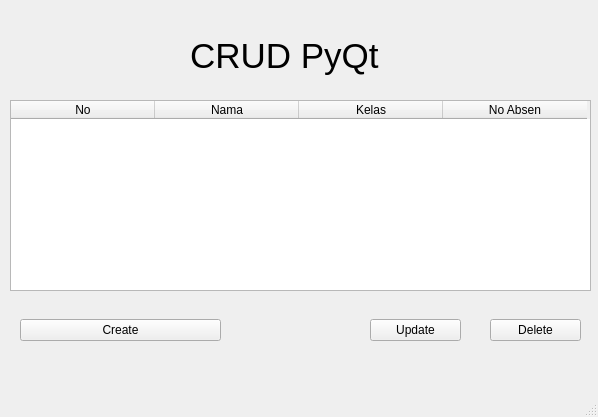
<?xml version="1.0" encoding="UTF-8"?>
<ui version="4.0">
 <class>MainWindow</class>
 <widget class="QMainWindow" name="MainWindow">
  <property name="enabled">
   <bool>true</bool>
  </property>
  <property name="geometry">
   <rect>
    <x>0</x>
    <y>0</y>
    <width>598</width>
    <height>417</height>
   </rect>
  </property>
  <property name="windowTitle">
   <string>CRUD PyQt</string>
  </property>
  <property name="tabShape">
   <enum>QTabWidget::Rounded</enum>
  </property>
  <widget class="QWidget" name="centralwidget">
   <widget class="QLabel" name="label">
    <property name="geometry">
     <rect>
      <x>190</x>
      <y>30</y>
      <width>231</width>
      <height>51</height>
     </rect>
    </property>
    <property name="font">
     <font>
      <pointsize>26</pointsize>
      <italic>false</italic>
     </font>
    </property>
    <property name="text">
     <string>CRUD PyQt</string>
    </property>
   </widget>
   <widget class="QWidget" name="horizontalLayoutWidget_2">
    <property name="geometry">
     <rect>
      <x>20</x>
      <y>310</y>
      <width>201</width>
      <height>41</height>
     </rect>
    </property>
    <layout class="QHBoxLayout" name="horizontalLayout_2">
     <item>
      <widget class="QPushButton" name="Create">
       <property name="text">
        <string>Create</string>
       </property>
      </widget>
     </item>
    </layout>
   </widget>
   <widget class="QWidget" name="horizontalLayoutWidget_3">
    <property name="geometry">
     <rect>
      <x>370</x>
      <y>310</y>
      <width>91</width>
      <height>41</height>
     </rect>
    </property>
    <layout class="QHBoxLayout" name="horizontalLayout_3">
     <item>
      <widget class="QPushButton" name="Update">
       <property name="text">
        <string>Update</string>
       </property>
      </widget>
     </item>
    </layout>
   </widget>
   <widget class="QWidget" name="horizontalLayoutWidget_4">
    <property name="geometry">
     <rect>
      <x>490</x>
      <y>310</y>
      <width>91</width>
      <height>41</height>
     </rect>
    </property>
    <layout class="QHBoxLayout" name="horizontalLayout_4">
     <item>
      <widget class="QPushButton" name="Delete">
       <property name="text">
        <string>Delete</string>
       </property>
      </widget>
     </item>
    </layout>
   </widget>
   <widget class="QWidget" name="horizontalLayoutWidget_5">
    <property name="geometry">
     <rect>
      <x>10</x>
      <y>100</y>
      <width>581</width>
      <height>191</height>
     </rect>
    </property>
    <layout class="QHBoxLayout" name="horizontalLayout_5">
     <item>
      <widget class="QTableWidget" name="tableWidget">
       <property name="autoScroll">
        <bool>true</bool>
       </property>
       <attribute name="horizontalHeaderCascadingSectionResizes">
        <bool>false</bool>
       </attribute>
       <attribute name="horizontalHeaderDefaultSectionSize">
        <number>144</number>
       </attribute>
       <column>
        <property name="text">
         <string>No</string>
        </property>
        <property name="whatsThis">
         <string extracomment="Nomer"/>
        </property>
       </column>
       <column>
        <property name="text">
         <string>Nama</string>
        </property>
       </column>
       <column>
        <property name="text">
         <string>Kelas</string>
        </property>
       </column>
       <column>
        <property name="text">
         <string>No Absen</string>
        </property>
       </column>
      </widget>
     </item>
    </layout>
   </widget>
  </widget>
  <widget class="QStatusBar" name="statusbar"/>
 </widget>
 <resources/>
 <connections/>
</ui>
